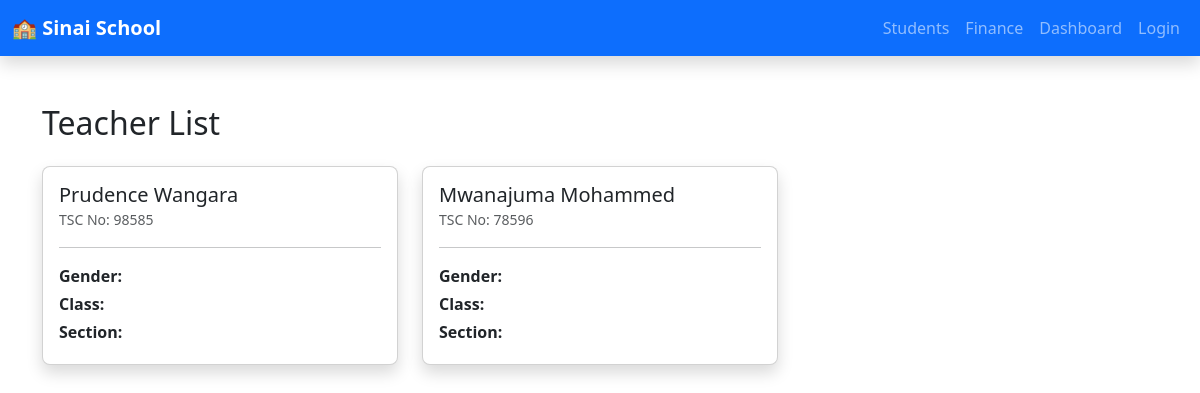
Page /staff/ on the committed database.
### staff/models.py (models this page shows, shortened)
class Teacher(models.Model):
    user = models.OneToOneField(User, on_delete=models.CASCADE)
    phone = models.CharField(max_length=20)
    Id_no = models.CharField(max_length=50)
    hire_date = models.DateTimeField(auto_now=True)

### staff/views.py (the view)
# urls.py: path('', views.IndexView, name='index'),
class IndexView(ListView):
    model = Teacher
    template_name = 'staff/teacher_list.html'
    context_object_name = 'teachers'
    def get_queryset(self):
        return Teacher.objects.select_related('user').all()

### staff/templates/staff/teacher_list.html
{% extends "students/base.html" %}
{% block content %}
<div class="container mt-4">
    <h2 class="mb-4">Teacher List</h2>
    <div class="row">
        {% for teacher in teachers %}
        <div class="col-md-6 col-lg-4 mb-4">
            <div class="card shadow rounded-3">
                <div class="card-body">
                    <div class="d-flex align-items-center">
                        <div>
                            <h5 class="card-title mb-0">{{ teacher.user.first_name }}  {{teacher.user.last_name}}</h5>
                            <small class="text-muted">TSC No: {{ teacher.Id_no }}</small>
                        </div>
                    </div>
                    <hr>
                    <p class="mb-1"><strong>Gender:</strong> {{ student.gender }}</p>
                    <p class="mb-1"><strong>Class:</strong> {{ student.class_name }}</p>
                    <p class="mb-1"><strong>Section:</strong> {{ student.section }}</p>
                </div>
            </div>
        </div>
        {% empty %}
        <p>No students found.</p>
        {% endfor %}
    </div>
</div>
{% endblock %}

### rows in the picture
Teacher: user.first_name "Prudence", user.last_name "Wangara", Id_no "98585"
Teacher: user.first_name "Mwanajuma", user.last_name "Mohammed", Id_no "78596"
